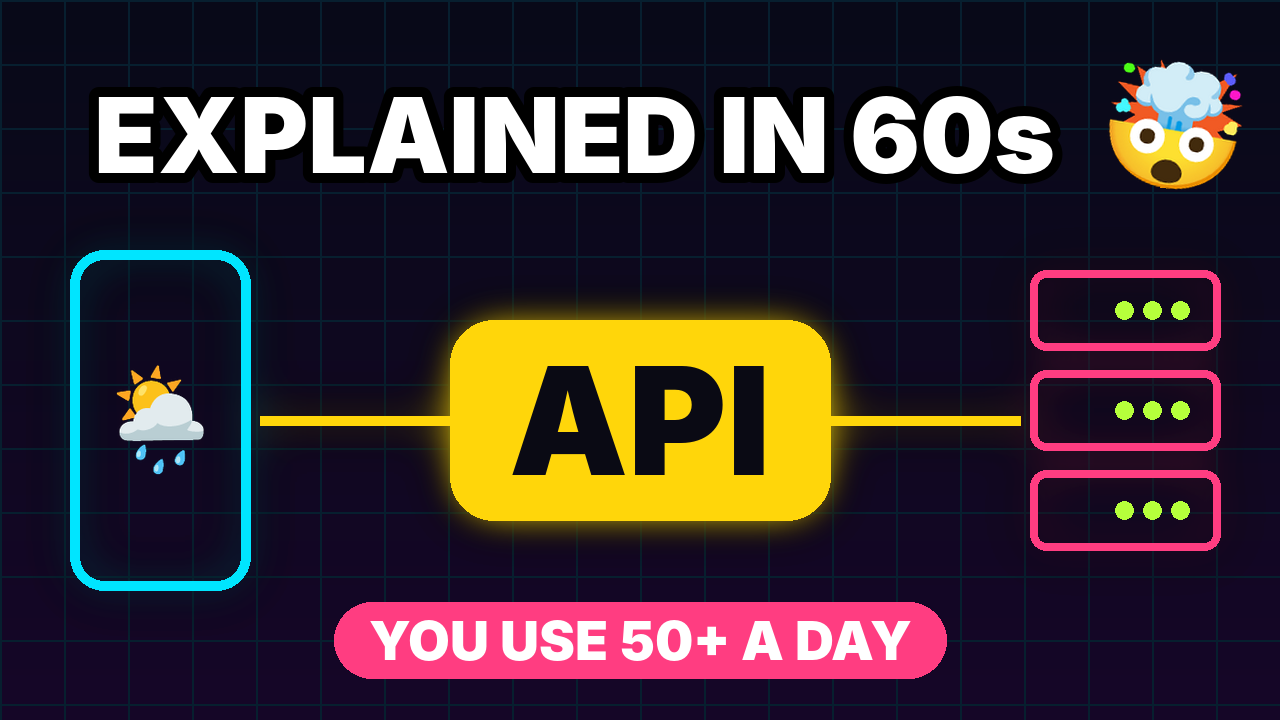

Python code for this plot:
#!/usr/bin/env python3
"""1280x720 thumbnail: big contrast, 3 words max, one clear visual idea."""
import os

from PIL import Image, ImageDraw, ImageFilter

import render as R

W, H = 1280, 720
img = Image.new("RGBA", (W, H))
g = Image.new("RGB", (1, H))
for y in range(H):
    g.putpixel((0, y), R.mix(R.BG_TOP, R.BG_BOT, y / H))
img.paste(g.resize((W, H)))
d = ImageDraw.Draw(img, "RGBA")
for i in range(0, W, 64):
    d.line([(i, 0), (i, H)], fill=R.mix(R.BG_TOP, R.CYAN, 0.10), width=2)
for j in range(0, H, 64):
    d.line([(0, j), (W, j)], fill=R.mix(R.BG_TOP, R.CYAN, 0.10), width=2)

gl = Image.new("RGBA", (W, H), (0, 0, 0, 0))
gd = ImageDraw.Draw(gl)
# phone -> API -> server
R.rrect(gd, [70, 250, 250, 590], 34, outline=R.CYAN + (255,), width=10)
R.rrect(gd, [1030, 270, 1220, 350], 16, outline=R.PINK + (255,), width=8)
R.rrect(gd, [1030, 370, 1220, 450], 16, outline=R.PINK + (255,), width=8)
R.rrect(gd, [1030, 470, 1220, 550], 16, outline=R.PINK + (255,), width=8)
gd.line([(260, 420), (1020, 420)], fill=R.YELLOW + (255,), width=10)
R.rrect(gd, [450, 320, 830, 520], 44, fill=R.YELLOW + (255,))
blur = gl.filter(ImageFilter.GaussianBlur(22))
img.alpha_composite(blur)
img.alpha_composite(blur)
img.alpha_composite(gl)
d = ImageDraw.Draw(img, "RGBA")
d.text((640, 420), "API", font=R.font(R.FONT_BLACK, 150), fill=(10, 10, 20), anchor="mm")
R.paste_emoji(img, "🌦️", 160, 420, 110)
for k, y in enumerate([310, 410, 510]):
    for j in range(3):
        d.ellipse([1180 - j * 28 - 9, y - 9, 1180 - j * 28 + 9, y + 9], fill=R.LIME)
# headline
d.text((575, 135), "EXPLAINED IN 60s", font=R.font(R.FONT_BLACK, 104), fill=R.WHITE,
       anchor="mm", stroke_width=10, stroke_fill=(0, 0, 0))
R.pill(d, 640, 640, "YOU USE 50+ A DAY", R.PINK, 54, txt=R.WHITE)
R.paste_emoji(img, "🤯", 1175, 125, 135, rot=-10)
out = os.path.join(os.path.dirname(__file__), "out", "thumbnail.png")
img.convert("RGB").save(out)
print(out)
